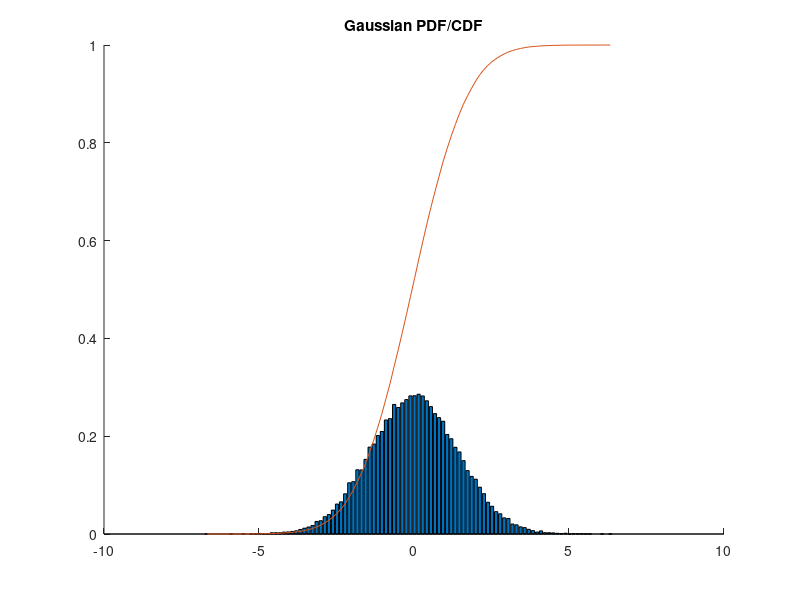

MATLAB code for this plot:
% 1Week Gaussian 12171788 박지은

N = 50000;
R = 100;
avg = 0;
stdev = sqrt(2);

T = randn(1, N);
G = T*stdev + avg;

[M, X] = hist(G,R);
resol = X(2) - X(1); % 한 구간의 길이

pdf = M/N/resol;
cdf = cumsum(pdf*resol);

figure(1); hold on;
bar(X, pdf); plot(X, cdf);
title('Gaussian PDF/CDF');
